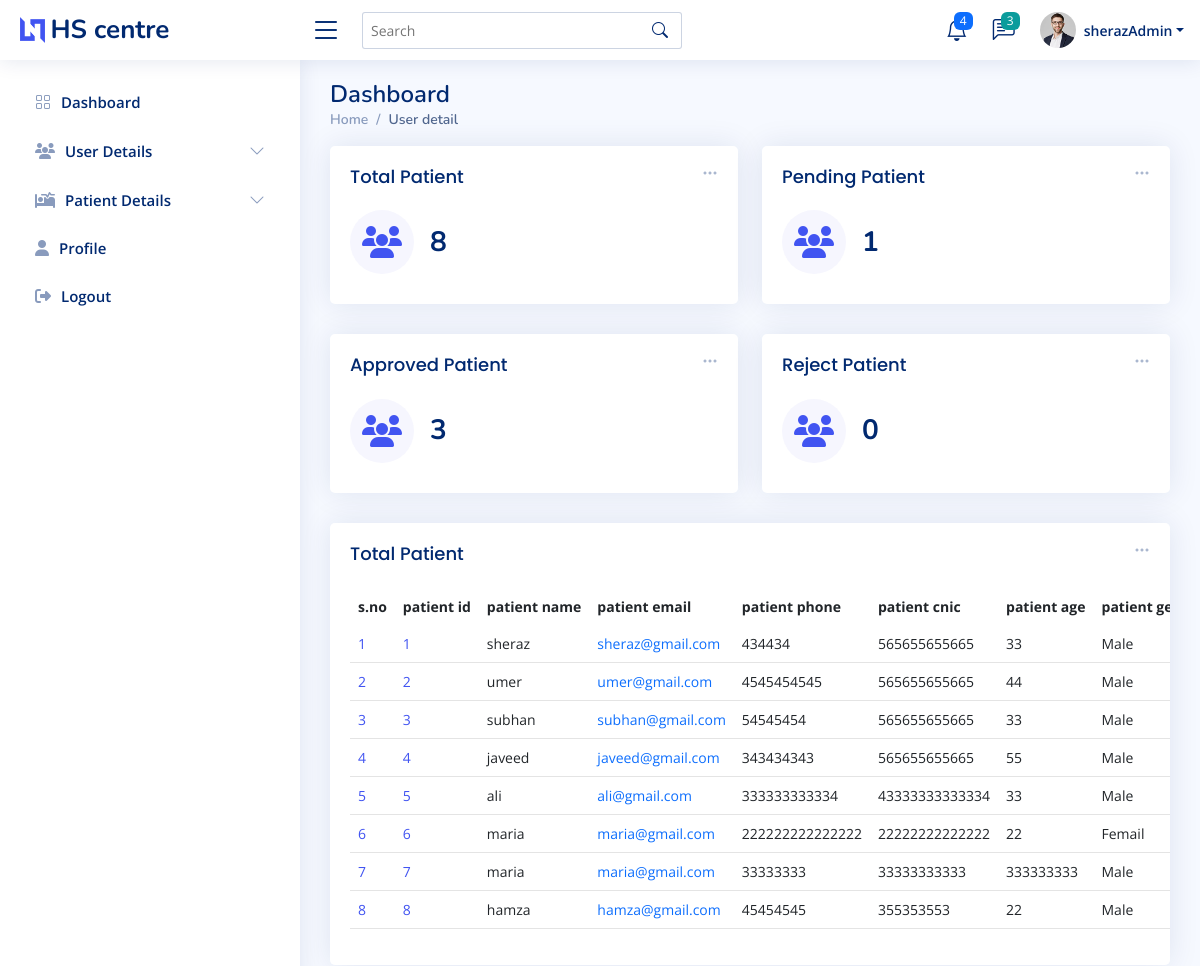
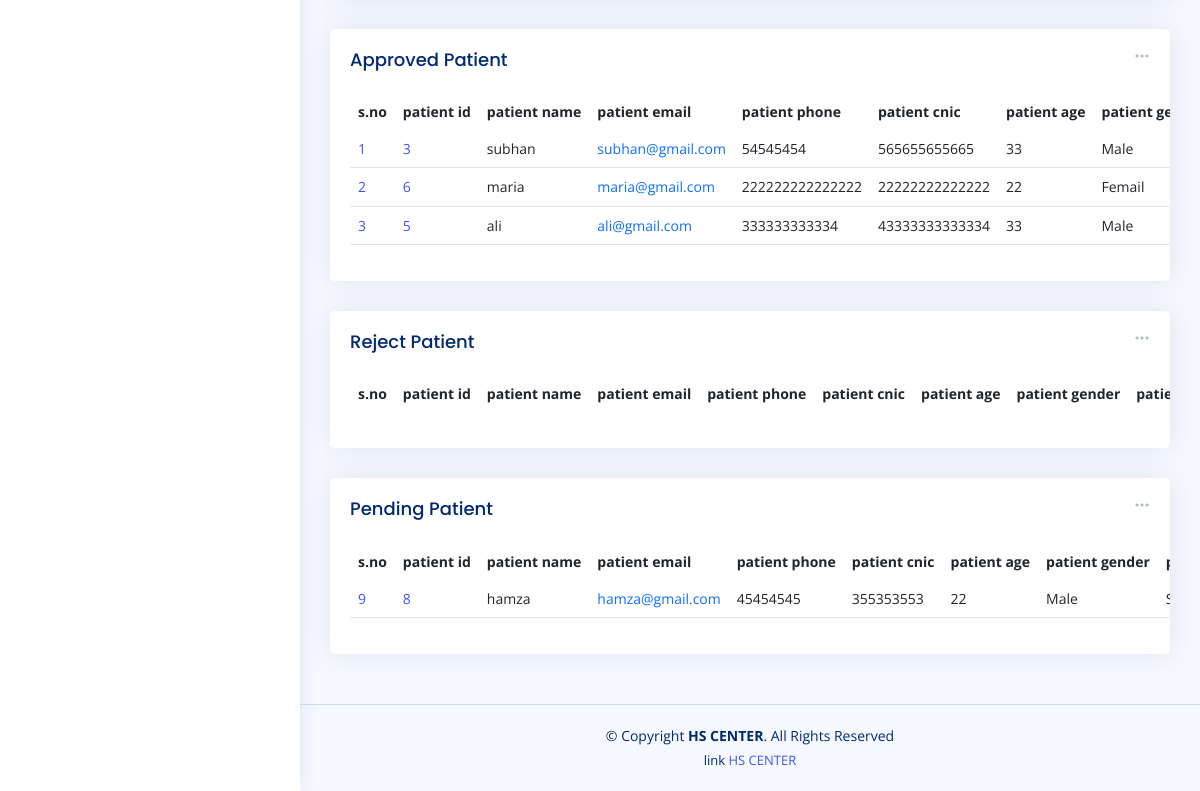
Page /admin_pat_detail.php (signed in) on the committed database (2 pictures, top to bottom).
### tables this page shows
CREATE TABLE `reg_patient` (
  `patient_id` int(11) NOT NULL,
  `patient_name` varchar(200) NOT NULL,
  `patient_email` varchar(200) NOT NULL,
  `patient_phone` varchar(255) NOT NULL,
  `patient_cnic` varchar(255) NOT NULL,
  `patient_age` varchar(22) NOT NULL,
  `patient_select_hos` varchar(222) NOT NULL,
  `patient_gender` varchar(222) NOT NULL,
  `patient_vacc` varchar(222) NOT NULL,
  `patient_app_day` varchar(222) NOT NULL,
  `patient_status` varchar(222) NOT NULL
);

CREATE TABLE `accept_patient` (
  `pateint_id` int(11) NOT NULL,
  `reg_pateint_id` int(11) NOT NULL,
  `patient_name` varchar(200) NOT NULL,
  `patient_email` varchar(200) NOT NULL,
  `patient_phone` varchar(255) NOT NULL,
  `patient_cnic` varchar(255) NOT NULL,
  `patient_age` varchar(222) NOT NULL,
  `patient_select_hos` varchar(222) NOT NULL,
  `patient_gender` varchar(222) NOT NULL,
  `patient_vacc` varchar(222) NOT NULL,
  `patient_app_day` varchar(222) NOT NULL,
  `pateint_dos_1` varchar(222) NOT NULL,
  `pateint_dos_2` varchar(222) NOT NULL,
  `pateint_dos_1_date` varchar(111) NOT NULL,
  `pateint_dos_2_date` varchar(111) NOT NULL
);

### admin_pat_detail.php (the view, shortened to what this page needs)
<?php
require 'conn.php';
$fetch_PatientQ = "SELECT * FROM `reg_patient`";
$fetch_Patient = mysqli_query($conn,$fetch_PatientQ);
$totalPatient = mysqli_num_rows($fetch_Patient);
$fetch_approved_PatientQ = "SELECT * FROM `reg_patient` INNER JOIN `accept_patient` ON `reg_patient`.`patient_id` = `accept_patient`.`reg_pateint_id` WHERE `reg_patient`.`patient_status` = 'approved' AND `accept_patient`.`pateint_dos_1` = 'not vaccinated';";
$fetch_approved_Patient = mysqli_query($conn,$fetch_approved_PatientQ);
$total_approved_Patient = mysqli_num_rows($fetch_approved_Patient);
$fetch_reject_PatientQ = "SELECT * FROM `reg_patient` WHERE `patient_status` ='reject'";
$fetch_reject_Patient = mysqli_query($conn,$fetch_reject_PatientQ);
$total_reject_Patient = mysqli_num_rows($fetch_reject_Patient);
$fetch_pending_PatientQ = "SELECT * FROM `reg_patient` WHERE `patient_status` =''";
$fetch_pending_Patient = mysqli_query($conn,$fetch_pending_PatientQ);
$total_pending_Patient = mysqli_num_rows($fetch_pending_Patient);
?>
<!DOCTYPE html>
<html lang="en">
<head>
  <?php require './component/_admin_link.php'?>
</head>
<body>
<?php require './component/_admin_nav.php';?>
  <main id="main" class="main " >
    <div class="pagetitle ">
      <h1>Dashboard</h1>
      <nav>
        <ol class="breadcrumb">
          <li class="breadcrumb-item"><a href="admin-index.php">Home</a></li>
          <li class="breadcrumb-item active">User detail</li>
        </ol>
      </nav>
    </div>
    <section class="section dashboard ">
      <div class="row ">
        <div class="col-lg-12">
          <div class="row ">
            <div class="col-xxl-4 col-md-6  w-50">
              <div class="card info-card sales-card">
                <div class="filter">
                  <a class="icon" href="#" data-bs-toggle="dropdown"><i class="bi bi-three-dots"></i></a>
                </div>
                <div class="card-body">
                  <h5 class="card-title">Total Patient</h5>
                  <div class="d-flex align-items-center">
                    <div class="card-icon rounded-circle d-flex align-items-center justify-content-center">
                    <i class="fa-solid fa-users"></i>
                    </div>
                    <div class="ps-3">
                      <h6><?=$totalPatient?></h6>
                    </div>
                  </div>
                </div>
              </div>
            </div>
             <div class="col-xxl-4 col-md-6  w-50">
              <div class="card info-card sales-card">
                <div class="filter">
                  <a class="icon" href="#" data-bs-toggle="dropdown"><i class="bi bi-three-dots"></i></a>
                </div>
                <div class="card-body">
                  <h5 class="card-title">Pending Patient</h5>
                  <div class="d-flex align-items-center">
                    <div class="card-icon rounded-circle d-flex align-items-center justify-content-center">
                    <i class="fa-solid fa-users"></i>
                    </div>
                    <div class="ps-3">
                      <h6><?=$total_pending_Patient?></h6>
                    </div>
                  </div>
                </div>
              </div>
            </div>
<div class="col-xxl-4 col-md-6  w-50">
              <div class="card info-card sales-card">
                <div class="filter">
                  <a class="icon" href="#" data-bs-toggle="dropdown"><i class="bi bi-three-dots"></i></a>
                </div>
                <div class="card-body">
                  <h5 class="card-title">Approved Patient</h5>
                  <div class="d-flex align-items-center">
                    <div class="card-icon rounded-circle d-flex align-items-center justify-content-center">
                    <i class="fa-solid fa-users"></i>
                    </div>
                    <div class="ps-3">
                      <h6><?=$total_approved_Patient?></h6>
                    </div>
                  </div>
                </div>
              </div>
            </div>
            <div class="col-xxl-4 col-md-6  w-50">
              <div class="card info-card sales-card">
                <div class="filter">
                  <a class="icon" href="#" data-bs-toggle="dropdown"><i class="bi bi-three-dots"></i></a>
                </div>
                <div class="card-body">
                  <h5 class="card-title">Reject Patient</h5>
                  <div class="d-flex align-items-center">
                    <div class="card-icon rounded-circle d-flex align-items-center justify-content-center">
                    <i class="fa-solid fa-users"></i>
                    </div>
                    <div class="ps-3">
                      <h6><?=$total_reject_Patient?></h6>
                    </div>
                  </div>
                </div>
              </div>
            </div>
            <div class="col-12" >
              <div class="card recent-sales overflow-auto">
                <div class="filter">
                  <a class="icon" href="#" data-bs-toggle="dropdown"><i class="bi bi-three-dots"></i></a>
                </div>
                <div class="card-body">
                  <h5 class="card-title">Total Patient</h5>
                  <table class="table table-borderless datatable" id="dowload_pdf">
                    <thead>
                      <tr>
                        <th scope="col">s.no</th>
                        <th scope="col">patient id</th>
                        <th scope="col">patient name</th>
                        <th scope="col">patient email</th>
                        <th scope="col">patient phone</th>
                        <th scope="col">patient cnic</th>
                        <th scope="col">patient age</th>
                        <th scope="col">patient gender</th>
                      </tr>
                    </thead>
                    <tbody>
                    <?php
                    if($totalPatient  > 0){
                      while($patient_data = mysqli_fetch_assoc($fetch_Patient)){
                        $i+=1;
                          if($patient_data['patient_status'] !=''){
                            echo '<tr>
                          <td scope="row"><a href="#">'.$i.'</a></td>
                          <td scope="row"><a href="#">'.$patient_data['patient_id'].'</a></td>
                          <td>'.$patient_data['patient_name'].'</td>
                          <td><a  class="text-primary">'.$patient_data['patient_email'].'</a></td>
                          <td>'.$patient_data['patient_phone'].'</td>
                          <td>'.$patient_data['patient_cnic'].'</td>
                          <td>'.$patient_data['patient_age'].'</td>
                          <td>'.$patient_data['patient_gender'].'</td>
                          <td>'.$patient_data['patient_vacc'].'</td>
                          <td>'.$patient_data['patient_app_day'].'</td>
                          <td>'.$patient_data['patient_select_hos'].'</td>
                          <td>'.$patient_data['patient_status'].'</td>
                        </tr>';
                          }
                          if($patient_data['patient_status'] ==''){
                            echo '<tr>
                            <td scope="row"><a href="#">'.$i.'</a></td>
                            <td scope="row"><a href="#">'.$patient_data['patient_id'].'</a></td>
                            <td>'.$patient_data['patient_name'].'</td>
                            <td><a  class="text-primary">'.$patient_data['patient_email'].'</a></td>
                            <td>'.$patient_data['patient_phone'].'</td>
                            <td>'.$patient_data['patient_cnic'].'</td>
                            <td>'.$patient_data['patient_age'].'</td>
                            <td>'.$patient_data['patient_gender'].'</td>
                            <td>'.$patient_data['patient_vacc'].'</td>
                            <td>'.$patient_data['patient_app_day'].'</td>
                            <td>'.$patient_data['patient_select_hos'].'</td>
                            <td>pending</td>
                          </tr>';
                          }
                        }
                    }
                    ?>
                    </tbody>
                  </table>
                </div>
              </div>
            </div>
 <div class="col-12" >
              <div class="card recent-sales overflow-auto">
                <div class="filter">
                  <a class="icon" href="#" data-bs-toggle="dropdown"><i class="bi bi-three-dots"></i></a>
                </div>
                <div class="card-body">
                  <h5 class="card-title">Approved Patient</h5>
                  <table class="table table-borderless datatable" id="dowload_pdf">
                    <thead>
                      <tr>
                        <th scope="col">s.no</th>
                        <th scope="col">patient id</th>
                        <th scope="col">patient name</th>
                        <th scope="col">patient email</th>
                        <th scope="col">patient phone</th>
                        <th scope="col">patient cnic</th>
                        <th scope="col">patient age</th>
                        <th scope="col">patient gender</th>
                      </tr>
                    </thead>
                    <tbody>
                    <?php
                    if($total_approved_Patient  > 0){
                      while($app_patient_data = mysqli_fetch_assoc($fetch_approved_Patient)){
                        $j+=1;
if($app_patient_data['patient_status'] == 'approved'){
  echo '<tr>
  <td scope="row"><a href="#">'.$j.'</a></td>
  <td scope="row"><a href="#">'.$app_patient_data['patient_id'].'</a></td>
  <td>'.$app_patient_data['patient_name'].'</td>
  <td><a  class="text-primary">'.$app_patient_data['patient_email'].'</a></td>
  <td>'.$app_patient_data['patient_phone'].'</td>
  <td>'.$app_patient_data['patient_cnic'].'</td>
  <td>'.$app_patient_data['patient_age'].'</td>
  <td>'.$app_patient_data['patient_gender'].'</td>
  <td>'.$app_patient_data['patient_vacc'].'</td>
  <td>'.$app_patient_data['patient_app_day'].'</td>
  <td>'.$app_patient_data['patient_select_hos'].'</td>
  <td>'.$app_patient_data['patient_status'].'</td>
  <td><a  href="admin_reject_pateint.php?patient_ID='.$app_patient_data['patient_id'].'&pageUrl=admin_pat_detail.php" class="badge bg-danger ">reject</a></td>
</tr>';
}
}
                    }
                    ?>
                    </tbody>
                  </table>
                </div>
              </div>
            </div>
             <div class="col-12" >
              <div class="card recent-sales overflow-auto">
                <div class="filter">
                  <a class="icon" href="#" data-bs-toggle="dropdown"><i class="bi bi-three-dots"></i></a>
                </div>
                <div class="card-body">
                  <h5 class="card-title">Reject Patient</h5>
                  <table class="table table-borderless datatable" id="dowload_pdf">
                    <thead>
                      <tr>
                        <th scope="col">s.no</th>
                        <th scope="col">patient id</th>
                        <th scope="col">patient name</th>
                        <th scope="col">patient email</th>
                        <th scope="col">patient phone</th>
                        <th scope="col">patient cnic</th>
                        <th scope="col">patient age</th>
                        <th scope="col">patient gender</th>
                        <th scope="col">patient vaccine</th>
                      </tr>
                    </thead>
                  </table>
                </div>
              </div>
            </div>
             <div class="col-12" >
              <div class="card recent-sales overflow-auto">
                <div class="filter">
                  <a class="icon" href="#" data-bs-toggle="dropdown"><i class="bi bi-three-dots"></i></a>
                </div>
                <div class="card-body">
                  <h5 class="card-title">Pending Patient</h5>
                  <table class="table table-borderless datatable" id="dowload_pdf">
                    <thead>
                      <tr>
                        <th scope="col">s.no</th>
                        <th scope="col">patient id</th>
                        <th scope="col">patient name</th>
                        <th scope="col">patient email</th>
                        <th scope="col">patient phone</th>
                        <th scope="col">patient cnic</th>
                        <th scope="col">patient age</th>
                        <th scope="col">patient gender</th>
                        <th scope="col">patient vaccine</th>
                      </tr>
                    </thead>
                    <tbody>
                    <?php
                    if($total_pending_Patient  > 0){
                      while($pending_patient_data = mysqli_fetch_assoc($fetch_pending_Patient)){
                        $i+=1;
                          echo '<tr>
                          <td scope="row"><a href="#">'.$i.'</a></td>
                          <td scope="row"><a href="#">'.$pending_patient_data['patient_id'].'</a></td>
                          <td>'.$pending_patient_data['patient_name'].'</td>
                          <td><a  class="text-primary">'.$pending_patient_data['patient_email'].'</a></td>
                          <td>'.$pending_patient_data['patient_phone'].'</td>
                          <td>'.$pending_patient_data['patient_cnic'].'</td>
                          <td>'.$pending_patient_data['patient_age'].'</td>
                          <td>'.$pending_patient_data['patient_gender'].'</td>
                          <td>'.$pending_patient_data['patient_vacc'].'</td>
                          <td>'.$pending_patient_data['patient_app_day'].'</td>
                          <td>'.$pending_patient_data['patient_select_hos'].'</td>
                          <td>pending</td>
                          <td><a  href="admin_accept_pateint.php?patient_ID='.$pending_patient_data['patient_id'].'&pageUrl=admin_pat_detail.php" class="badge bg-success ">approved</a></td>
                          <td><a  href="admin_reject_pateint.php?patient_ID='.$pending_patient_data['patient_id'].'&pageUrl=admin_pat_detail.php" class="badge bg-danger ">reject</a></td>
                        </tr>';
                        }
                    }
                    ?>
                    </tbody>
                  </table>
                </div>
              </div>
            </div>
          </div>
        </div>
      </div>
    </section>
  </main>
  <?php require './component/_admin_footer.php'?>
</body>
</html>

### rows in the picture
reg_patient: patient_id "1", patient_name "sheraz", patient_email "sheraz@gmail.com", patient_phone "434434", patient_cnic "565655655665", patient_age "33", patient_gender "Male"
reg_patient: patient_id "2", patient_name "umer", patient_email "umer@gmail.com", patient_phone "4545454545", patient_cnic "565655655665", patient_age "44", patient_gender "Male"
reg_patient: patient_id "3", patient_name "subhan", patient_email "subhan@gmail.com", patient_phone "54545454", patient_cnic "565655655665", patient_age "33", patient_gender "Male", accept_patient.patient_name "subhan", accept_patient.patient_email "subhan@gmail.com", accept_patient.patient_phone "54545454", accept_patient.patient_cnic "565655655665", accept_patient.patient_age "33", accept_patient.patient_gender "Male"
reg_patient: patient_id "4", patient_name "javeed", patient_email "javeed@gmail.com", patient_phone "343434343", patient_cnic "565655655665", patient_age "55", patient_gender "Male"
reg_patient: patient_id "5", patient_name "ali", patient_email "ali@gmail.com", patient_phone "333333333334", patient_cnic "43333333333334", patient_age "33", patient_gender "Male", accept_patient.patient_name "ali", accept_patient.patient_email "ali@gmail.com", accept_patient.patient_phone "333333333334", accept_patient.patient_cnic "43333333333334", accept_patient.patient_age "33", accept_patient.patient_gender "Male"
reg_patient: patient_id "6", patient_name "maria", patient_email "maria@gmail.com", patient_phone "222222222222222", patient_cnic "22222222222222", patient_age "22", patient_gender "Femail", accept_patient.patient_name "maria", accept_patient.patient_email "maria@gmail.com", accept_patient.patient_phone "222222222222222", accept_patient.patient_cnic "22222222222222", accept_patient.patient_age "22", accept_patient.patient_gender "Femail"
reg_patient: patient_id "7", patient_name "maria", patient_email "maria@gmail.com", patient_phone "33333333", patient_cnic "33333333333", patient_age "333333333", patient_gender "Male"
reg_patient: patient_id "8", patient_name "hamza", patient_email "hamza@gmail.com", patient_phone "45454545", patient_cnic "355353553", patient_age "22", patient_gender "Male"

### other values in the picture
$_SESSION['admin_name'] "sherazAdmin"
$totalPatient "8"
$total_pending_Patient "1"
$total_approved_Patient "3"
$total_reject_Patient "0"
